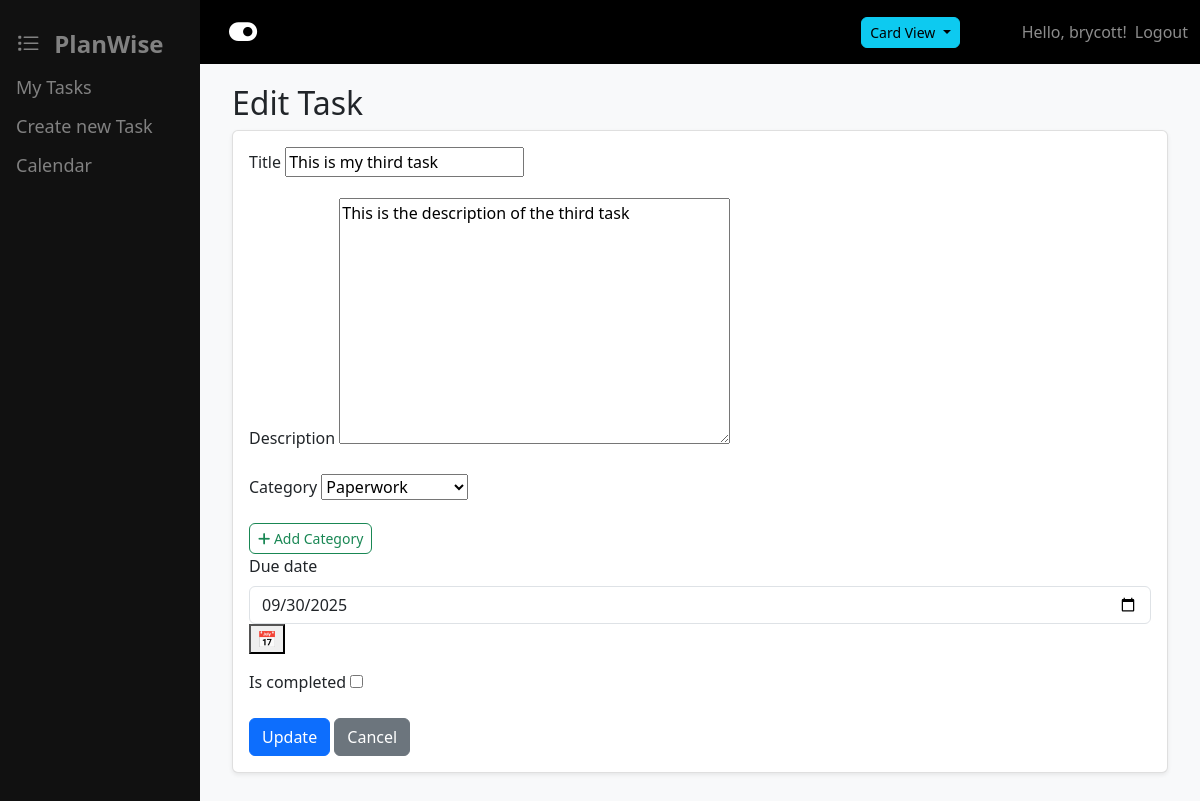
/task/13/edit/ (signed in), run on an earlier commit of the app's database.
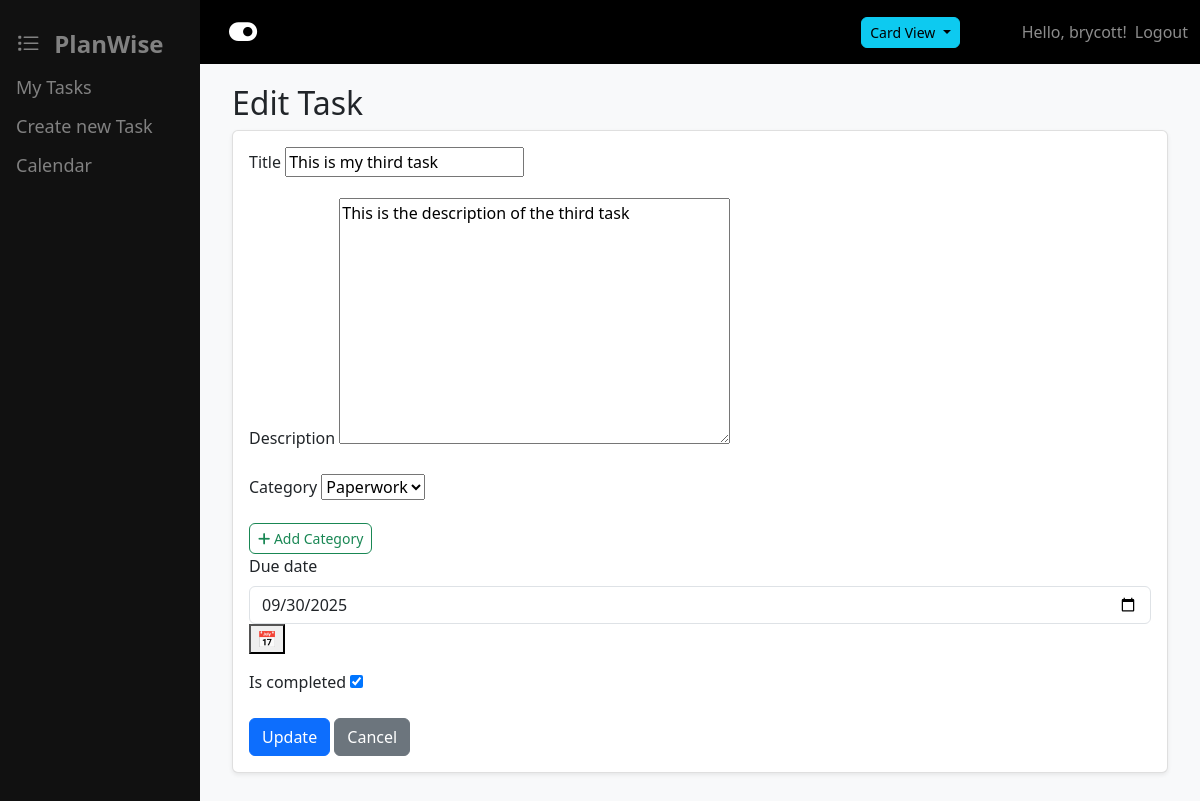
And on a later commit of the database.
### tasks/models.py (models this page shows, shortened)
class Task(models.Model):
    PRIORITY_CHOICES = [
        ('low', 'Low'),
        ('medium', 'Medium'),
        ('high', 'High'),
    ]
    title = models.CharField(max_length=200)
    description = models.TextField(blank=True)
    due_date = models.DateField(null=True, blank=True)
    category = models.ForeignKey(Category, on_delete=models.PROTECT, null=True, blank=True)
    is_completed = models.BooleanField(default=False)
    created_at = models.DateTimeField(auto_now_add=True)
    updated_at = models.DateTimeField(auto_now=True)
    user = models.ForeignKey(User, on_delete=models.CASCADE)
    class Meta:
        ordering = ['-created_at']

### tasks/views.py (the view)
# urls.py: path('task/<int:pk>/edit/', views.TaskUpdateView.as_view(), name='task_update'),
class TaskUpdateView(LoginRequiredMixin, UpdateView):
    model = Task
    form_class = TaskForm
    template_name = 'tasks/task_form.html'
    success_url = reverse_lazy('tasks:task_list')
    def get_form_kwargs(self):
        kwargs = super().get_form_kwargs()
        kwargs['user'] = self.request.user
        return kwargs
    def get_context_data(self, **kwargs):
        context = super().get_context_data(**kwargs)
        context['title'] = 'Edit Task'
        return context
    def get_queryset(self):
        return Task.objects.filter(user=self.request.user)

### tasks/forms.py
class TaskForm(forms.ModelForm):
    class Meta:
        model = Task
        fields = ['title', 'description', 'category', 'due_date', 'is_completed']
        widgets = {
            'due_date': forms.DateInput(attrs={'type': 'date', 'class': 'form-control'}),
        }
    def __init__(self, *args, **kwargs):
        user = kwargs.pop('user', None)
        super().__init__(*args, **kwargs)

### tasks/models.py (called while the page is built)
    def __str__(self):
        return self.name

### tasks/templates/tasks/task_form.html (shortened to what this page needs)
{% extends 'base.html' %}
{% load static %}
{% block content %}
  <link rel="stylesheet" href="{% static 'css/flatpickr.min.css' %}?v=2">
  <h2>{% if form.instance.pk %}Edit Task{% else %}Create Task{% endif %}</h2>
  <form method="post">
    <div class="card mb-4">
      <div class="card-body">
        {% for field in form %}
          {% if field.name == 'parent' %}
          {% elif field.name == 'due_date' %}
          <a href="{% url 'tasks:category_create' %}" class="btn btn-outline-success btn-sm">
                    <i class="fas fa-plus"></i> Add Category
                </a>
            <div class="mb-3">
              <label for="{{ field.id_for_label }}" class="form-label">{{ field.label }}</label>
              <div class="date-with-icon">
                {{ field }}
                <button type="button" id="dueDateIcon" class="calendar-toggle" aria-label="Open calendar">📅</button>
              </div>
            </div>
          {% else %}
            <div class="mb-3">
              <label for="{{ field.id_for_label }}" class="form-label">{{ field.label }}</label>
              {{ field }}
            </div>
          {% endif %}
        {% endfor %}
        <button type="submit" class="btn btn-primary">{% if form.instance.pk %}Update{% else %}Create Task{% endif %}</button>
  </form>
  <button class="btn btn-secondary" onclick="window.history.back()">Cancel</button>
      </div>
    </div>
{% endblock %}

What changed in the data, as far as the page shows it:
changed Task "This is my third task": is_completed "☐" → "☑"
